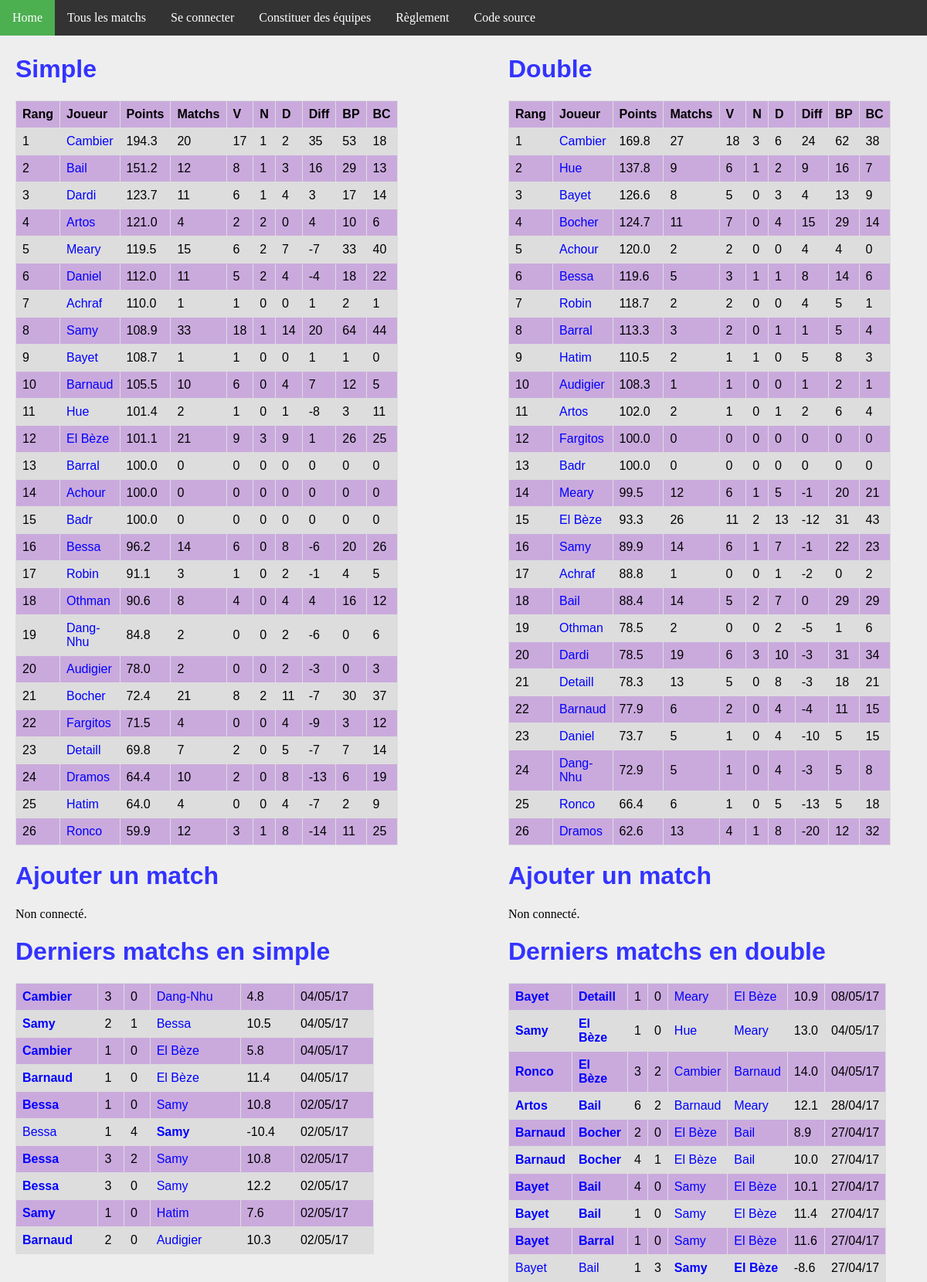
Before: / with the older database file.
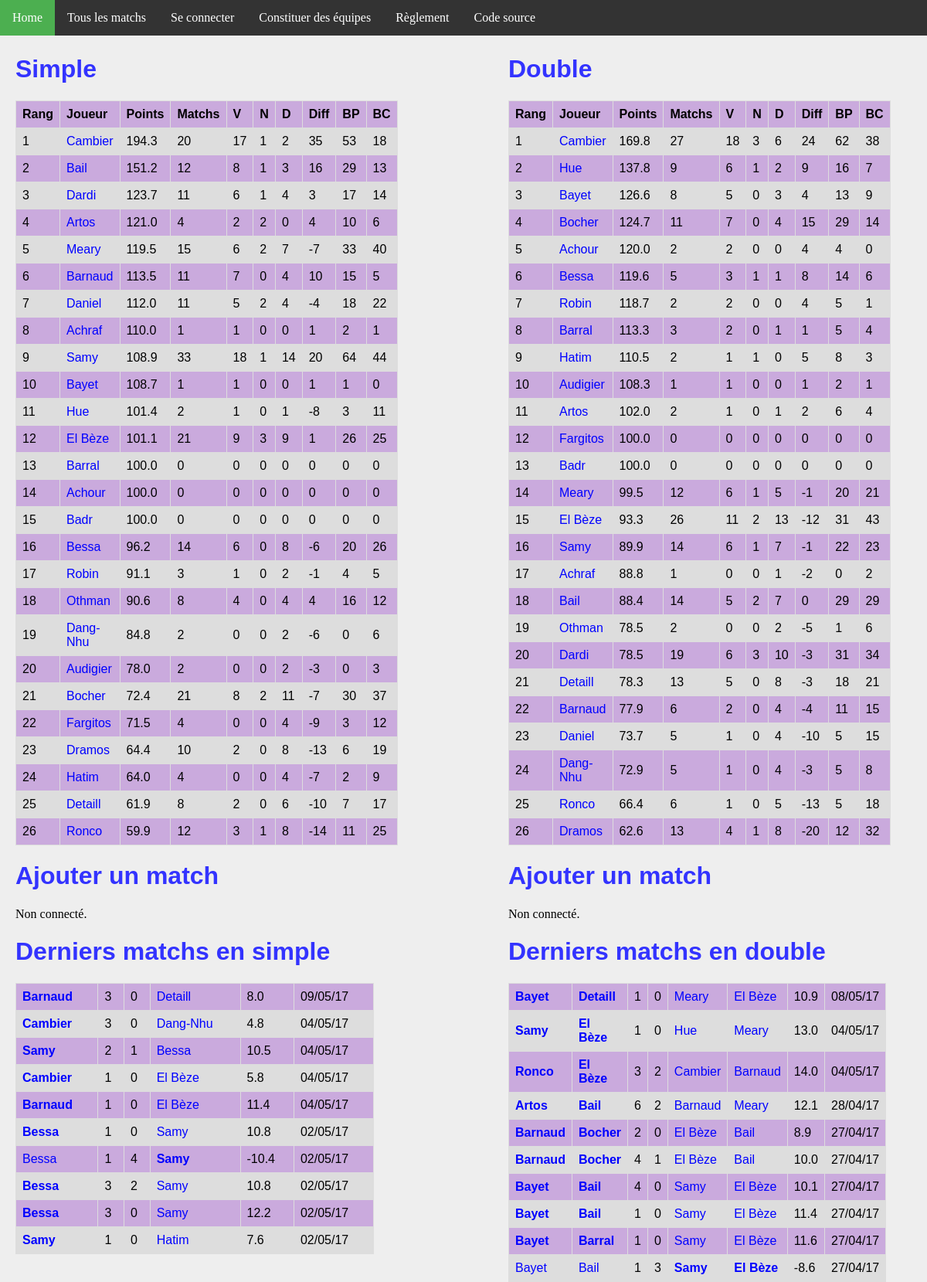
After: the same page with the newer database file.
### ranking/models.py (models this page shows, shortened)
class Joueur(models.Model):
    user = models.OneToOneField(User, on_delete=models.CASCADE)
    pseudo = models.CharField(max_length = 50, default="Pax lambda")
    simple_score = models.FloatField(default=100)
    simple_rang = models.IntegerField(default=0)
    simple_victoires = models.IntegerField(default=0)
    simple_nuls = models.IntegerField(default=0)
    simple_defaites = models.IntegerField(default=0)
    simple_buts_pour = models.IntegerField(default=0)
    simple_buts_contre = models.IntegerField(default=0)
    double_score = models.FloatField(default=100)
    double_rang = models.IntegerField(default=0)
    double_victoires = models.IntegerField(default=0)
    double_nuls = models.IntegerField(default=0)
    double_defaites = models.IntegerField(default=0)
    double_buts_pour = models.IntegerField(default=0)
    double_buts_contre = models.IntegerField(default=0)
    @property
    def simple_matchs(self):
        return self.simple_nuls + self.simple_victoires + self.simple_defaites
    @property
    def double_matchs(self):
        return self.double_nuls + self.double_victoires + self.double_defaites
    @property
    def simple_diff(self):
        return self.simple_buts_pour - self.simple_buts_contre
    @property
    def double_diff(self):
        return self.double_buts_pour - self.double_buts_contre

class MatchSimple(models.Model):
    domicile = models.ForeignKey('Joueur', related_name = 'dom')
    exterieur = models.ForeignKey('Joueur', related_name = 'exte')
    date = models.DateTimeField(auto_now_add=True)
    buts_domicile = models.IntegerField(default=0)
    buts_exterieur = models.IntegerField(default=0)
    points = models.FloatField(default=0)
    @property
    def winner(self):
        if self.buts_domicile > self.buts_exterieur:
            return 1.
        elif self.buts_domicile < self.buts_exterieur:
            return 0.
        else:
            return 0.5

class MatchDouble(models.Model):
    domicile_1 = models.ForeignKey('Joueur', related_name = 'dom1')
    domicile_2 = models.ForeignKey('Joueur', related_name = 'dom2')
    exterieur_1 = models.ForeignKey('Joueur', related_name = 'exte1')
    exterieur_2 = models.ForeignKey('Joueur', related_name = 'exte2')
    date = models.DateTimeField(auto_now_add=True)
    buts_domicile = models.IntegerField(default=0)
    buts_exterieur = models.IntegerField(default=0)
    points = models.FloatField(default=0)
    @property
    def winner(self):
        if self.buts_domicile > self.buts_exterieur:
            return 1.
        elif self.buts_domicile < self.buts_exterieur:
            return 0.
        else:
            return 0.5

### ranking/views.py (the view)
# urls.py: url(r'^$', views.index, name='index'),
def index(request):
    n_matchs = 10
    context = {
        'simple_ranking': Joueur.objects.order_by('simple_rang').all(),
        'double_ranking': Joueur.objects.order_by('double_rang').all(),
        'simple_matchs': MatchSimple.objects.order_by('-date').all()[:n_matchs],
        'double_matchs': MatchDouble.objects.order_by('-date').all()[:n_matchs],
    }
    return render(request, 'index.html', context)

### ranking/templatetags/app_filter.py (called while the page is built)
@register.filter(name='decimal')
def decimal(x):
    return '{0:.1f}'.format(x)

### ranking/templates/index.html (shortened to what the changed rows need)
{% extends 'base.html' %}
{% block body %}
{% load app_filter %}
<div id="column1" style="float:left; margin:0; width:40%;">
    <h1>Simple</h1>
    <table>
        <tr>
            <th>Rang</th>
            <th>Joueur</th>
            <th>Points</th>
            <th>Matchs</th>
            <th>V</th>
            <th>N</th>
            <th>D</th>
            <th>Diff</th>
            <th>BP</th>
            <th>BC</th>
        </tr>
        {% for j in simple_ranking %}
        <tr>
            <td>{{ j.simple_rang }}</td>
            <td><a class='joueur' href="{% url 'joueur' j.id %}">{{j.pseudo}}</a></td>
            <td>{{j.simple_score|decimal}}</td>
            <td>{{j.simple_matchs}}</td>
            <td>{{j.simple_victoires}}</td>
            <td>{{j.simple_nuls}}</td>
            <td>{{j.simple_defaites}}</td>
            <td>{{j.simple_diff}}</td>
            <td>{{j.simple_buts_pour}}</td>
            <td>{{j.simple_buts_contre}}</td>
        </tr>
        {% endfor %}
    </table>
    <h1>Ajouter un match</h1>
    <h1>Derniers matchs en simple</h1>
    <table>
        {% for m in simple_matchs %}
        <tr>
            <td {% if m.winner == 1 %} style='font-weight:bold'{% endif %} >
                <a class="joueur" href="{% url 'joueur' m.domicile.id %}">{{m.domicile.pseudo}}</a>
            </td>
            <td>{{m.buts_domicile}}</td>
            <td>{{m.buts_exterieur}}</td>
            <td {% if m.winner == 0 %} style='font-weight:bold'{% endif %} >
                <a class='joueur' href="{% url 'joueur' m.exterieur.id %}">{{m.exterieur.pseudo}}</a>
            </td>
            <td>{{m.points|decimal}}</td>
            <td>{{m.date | date:'d/m/y'}}</td>
        </tr>
        {% endfor %}
    </table>
</div>
<div id="column2" style="float:left; margin-left:15%;width:40%;">
<h1>Double</h1>
<table>
    <tr>
        <th>Rang</th>
        <th>Joueur</th>
        <th>Points</th>
        <th>Matchs</th>
        <th>V</th>
        <th>N</th>
        <th>D</th>
        <th>Diff</th>
        <th>BP</th>
        <th>BC</th>
    </tr>
    {% for j in double_ranking %}
    <tr>
        <td>{{ j.double_rang }}</td>
        <td><a class='joueur' href="{% url 'joueur' j.id %}">{{j.pseudo}}</a></td>
        <td>{{j.double_score|decimal}}</td>
        <td>{{j.double_matchs}}</td>
        <td>{{j.double_victoires}}</td>
        <td>{{j.double_nuls}}</td>
        <td>{{j.double_defaites}}</td>
        <td>{{j.double_diff}}</td>
        <td>{{j.double_buts_pour}}</td>
        <td>{{j.double_buts_contre}}</td>
    </tr>
    {% endfor %}
    </table>
    <h1>Ajouter un match</h1>
    <h1>Derniers matchs en double</h1>
    <table>
        {% for m in double_matchs %}
        <tr>
            <td {% if m.winner == 1 %} style='font-weight:bold'{% endif %} >
                <a class="joueur" href="{% url 'joueur' m.domicile_1.id %}">{{m.domicile_1.pseudo}}</a>
            </td>
            <td {% if m.winner == 1 %} style='font-weight:bold'{% endif %} >
                <a class="joueur" href="{% url 'joueur' m.domicile_2.id %}">{{m.domicile_2.pseudo}}</a>
            </td>
            <td>{{m.buts_domicile}}</td>
            <td>{{m.buts_exterieur}}</td>
            <td {% if m.winner == 0 %} style='font-weight:bold'{% endif %} >
                <a class='joueur' href="{% url 'joueur' m.exterieur_1.id %}">{{m.exterieur_1.pseudo}}</a>
            </td>
            <td {% if m.winner == 0 %} style='font-weight:bold'{% endif %} >
                <a class='joueur' href="{% url 'joueur' m.exterieur_2.id %}">{{m.exterieur_2.pseudo}}</a>
            </td>
            <td>{{m.points|decimal}}</td>
            <td>{{m.date | date:'d/m/y'}}</td>
        </tr>
        {% endfor %}
    </table>
    </div>
{% endblock %}

Changed rows visible on the page:
no longer on this page (row unchanged): MatchSimple: domicile.pseudo "Barnaud", buts_domicile "2", buts_exterieur "0", exterieur.pseudo "Audigier", points|decimal "10.3", date "02/05/17"
changed Joueur "Barnaud": simple_rang "10" → "6"; simple_score|decimal "105.5" → "113.5"; simple_matchs "10" → "11"; simple_victoires "6" → "7"; simple_diff "7" → "10"; simple_buts_pour "12" → "15"; moves up the list
changed Joueur "Daniel": simple_rang "6" → "7"
changed Joueur "Achraf": simple_rang "7" → "8"
changed Joueur "Samy": simple_rang "8" → "9"
changed Joueur "Bayet": simple_rang "9" → "10"
changed Joueur "Dramos": simple_rang "24" → "23"
changed Joueur "Hatim": simple_rang "25" → "24"
changed Joueur "Detaill": simple_rang "23" → "25"; simple_score|decimal "69.8" → "61.9"; simple_matchs "7" → "8"; simple_defaites "5" → "6"; simple_diff "-7" → "-10"; simple_buts_contre "14" → "17"; moves down the list
added MatchSimple: domicile.pseudo "Barnaud", buts_domicile "3", buts_exterieur "0", exterieur.pseudo "Detaill", points|decimal "8.0", date "09/05/17"
